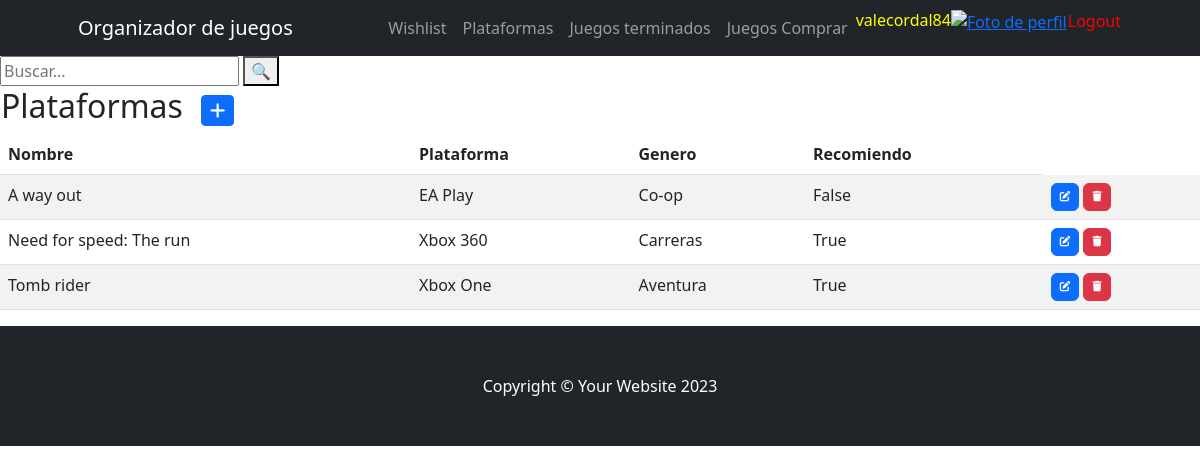
The app's page /juegosTerminados (signed in) with its own data.
### webapp/models.py (models this page shows, shortened)
class juegosTerminados(models.Model):
    nombre=models.CharField(max_length=255)
    plataforma=models.CharField(max_length=255)
    genero=models.CharField(max_length=255)
    recomiendo=models.BooleanField(default=False)
    class Meta:
        ordering= ["nombre"]
        verbose_name="juego terminado"
        verbose_name_plural="juegos terminados"

### webapp/views.py (the view)
# urls.py: path('juegosTerminados', views.jt, name='juegosTerminados'),
@login_required
def jt(request):
    contexto = {"juegosTerminados": juegosTerminados.objects.all()}
    return  render (request, "webapp/juegosTerminados.html", contexto)

### webapp/templates/webapp/juegosTerminados.html (shortened to what this page needs)
{% extends "webapp/base.html" %}
{% load static %}
{% block contenido %}
<form method="GET" action="{% url 'busquedaJT' %}">
    <input type="text" name="q" placeholder="Buscar...">
    <button type="submit">🔍</button>
</form>
<table>
    <tr>
        <td width="200"><h2>Plataformas</h2></td>
        <td>
            <a
            href="{% url 'jtForm' %}"
            class="btn btn-primary btn-sm"
            >
            </a>
        </td>
    </tr>
</table>
<table class="table table-striped">
    <thead>
        <tr>
            <th>Nombre</th>
            <th>Plataforma</th>
            <th>Genero</th>
            <th>Recomiendo</th>
        </tr>
    </thead>
    <tbody>
    {% for j in juegosTerminados %}
        <tr>
            <td>{{ j.nombre }}</td>
            <td>{{ j.plataforma }}</td>
            <td>{{ j.genero }}</td>
            <td>{{ j.recomiendo }}</td>
            <td>
                <a
                  href="{% url 'jtUpdate' j.nombre %}"
                  class="btn btn-primary"
                  style="--bs-btn-padding-y: .25rem; --bs-btn-padding-x: .5rem; --bs-btn-font-size: .75rem;"
                  >
                </a>
                <a
                  href="{% url 'jtDelete' j.nombre %}"
                  class="btn btn-danger"
                  style="--bs-btn-padding-y: .25rem; --bs-btn-padding-x: .5rem; --bs-btn-font-size: .75rem;"
                  >
                </a>
            </td>
        </tr>
    {% endfor %}
    </tbody>
</table>
{% endblock contenido %}

### webapp/templates/webapp/base.html (shortened to what this page needs)
<!DOCTYPE html>
<html lang="en">
    <head>
        {% load static %}
        <link href="https://cdn.jsdelivr.net/npm/bootstrap-icons@1.4.1/font/bootstrap-icons.css" rel="stylesheet" />
        <link href="{% static 'css/styles.css' %}" rel="stylesheet" />
        <link rel="stylesheet" href="https://cdnjs.cloudflare.com/ajax/libs/font-awesome/6.4.0/css/all.min.css">
    </head>
    <body>
        <nav class="navbar navbar-expand-lg navbar-dark bg-dark">
            <div class="container px-5">
                <a class="navbar-brand" href="{% url 'inicio' %}">Organizador de juegos</a>
                <div class="collapse navbar-collapse" id="navbarSupportedContent">
                    <ul class="navbar-nav ms-auto mb-2 mb-lg-0">
                        {% if user.is_authenticated %}
                            <li class="nav-item"><a class="nav-link" aria-current="page" href="{% url 'wishlist' %}">Wishlist</a></li>
                            <li class="nav-item"><a class="nav-link" href="{% url 'plataformas' %}">Plataformas</a></li>
                            <li class="nav-item"><a class="nav-link" href="{% url 'juegosTerminados' %}">Juegos terminados</a></li>
                            <li class="nav-item"><a class="nav-link" href="{% url 'juegosComprar' %}">Juegos Comprar</a></li>
                            <li class="nav-item" style="color:yellow">{{ user.username }}</li>
                            <div class="text-center">
                                <a href="{% url 'agregarAvatar' %}"><img src="{{request.session.avatar}}" height="40px" weight="40px" alt="Foto de perfil"> </a>
                            </div>
                            <li class="nav-item">
                                <form method="post" action="{% url 'logout' %}" style="display: inline;">
                                    <button type="submit" class="nav-link btn btn-link" style="padding: 0; color: red; text-decoration: none;">Logout</button>
                                </form>
                            </li>
                        {% endif %}
                    </ul>
                </div>
            </div>
        </nav>
    {% block contenido %}
    {% endblock contenido %}
      <footer class="py-5 bg-dark">
        <div class="container px-5"><p class="m-0 text-center text-white">Copyright &copy; Your Website 2023</p></div>
    </footer>
</body>
</html>

### records on screen
juegosTerminados: nombre "A way out", plataforma "EA Play", genero "Co-op", recomiendo "False"
juegosTerminados: nombre "Need for speed: The run", plataforma "Xbox 360", genero "Carreras", recomiendo "True"
juegosTerminados: nombre "Tomb rider", plataforma "Xbox One", genero "Aventura", recomiendo "True"

### other values on screen
{{ user.username }} "valecordal84"
